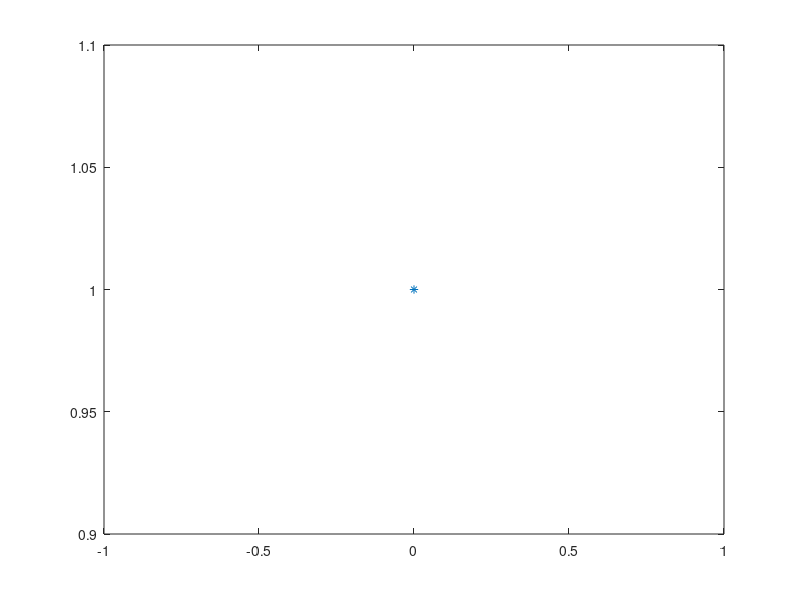

The MATLAB source for this figure:
p = input("Probaility = ")
N = input("Number of simulations = ")

for i = 1:N
    X(i) = 0;
    while rand >= p
        X(i) = X(i) + 1;
    end
end


UX = unique(X);
nX = hist(X, length(UX));
relativeFrequency = nX / N

plot(UX, relativeFrequency, '*')
